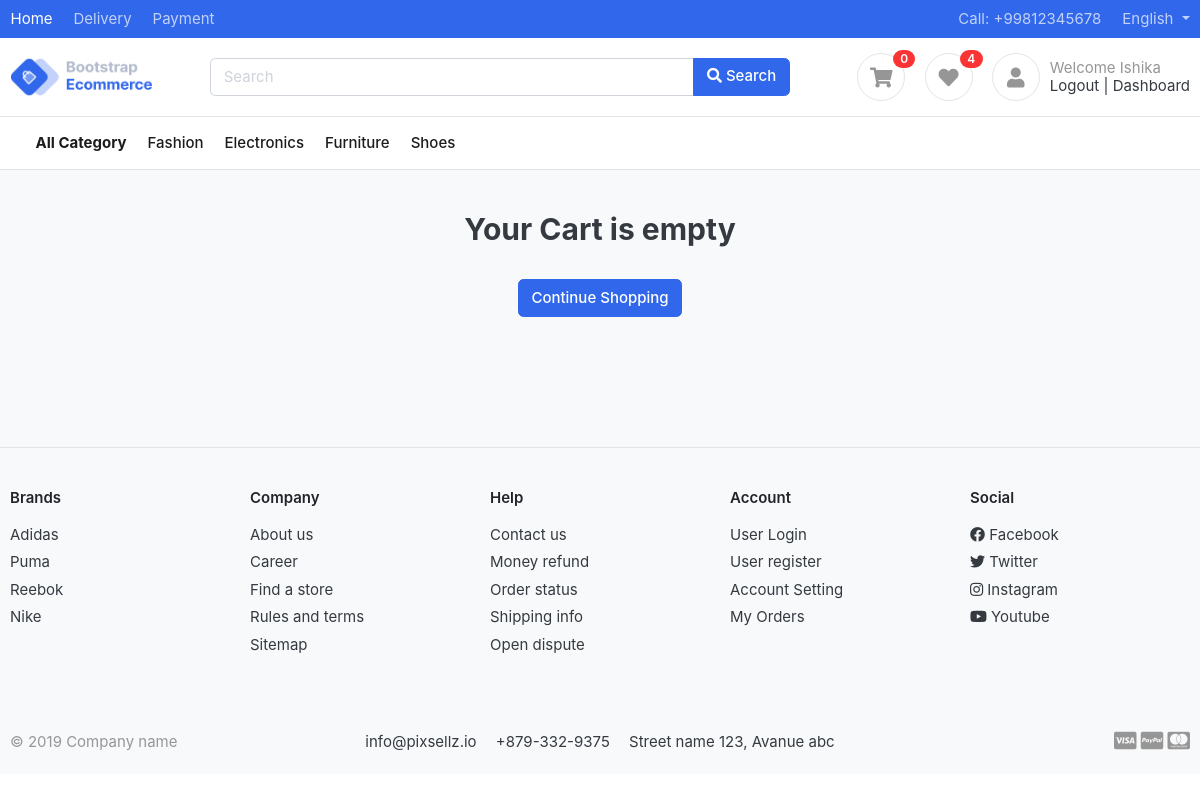
The page /cart/ (signed in) on the database as committed earlier.
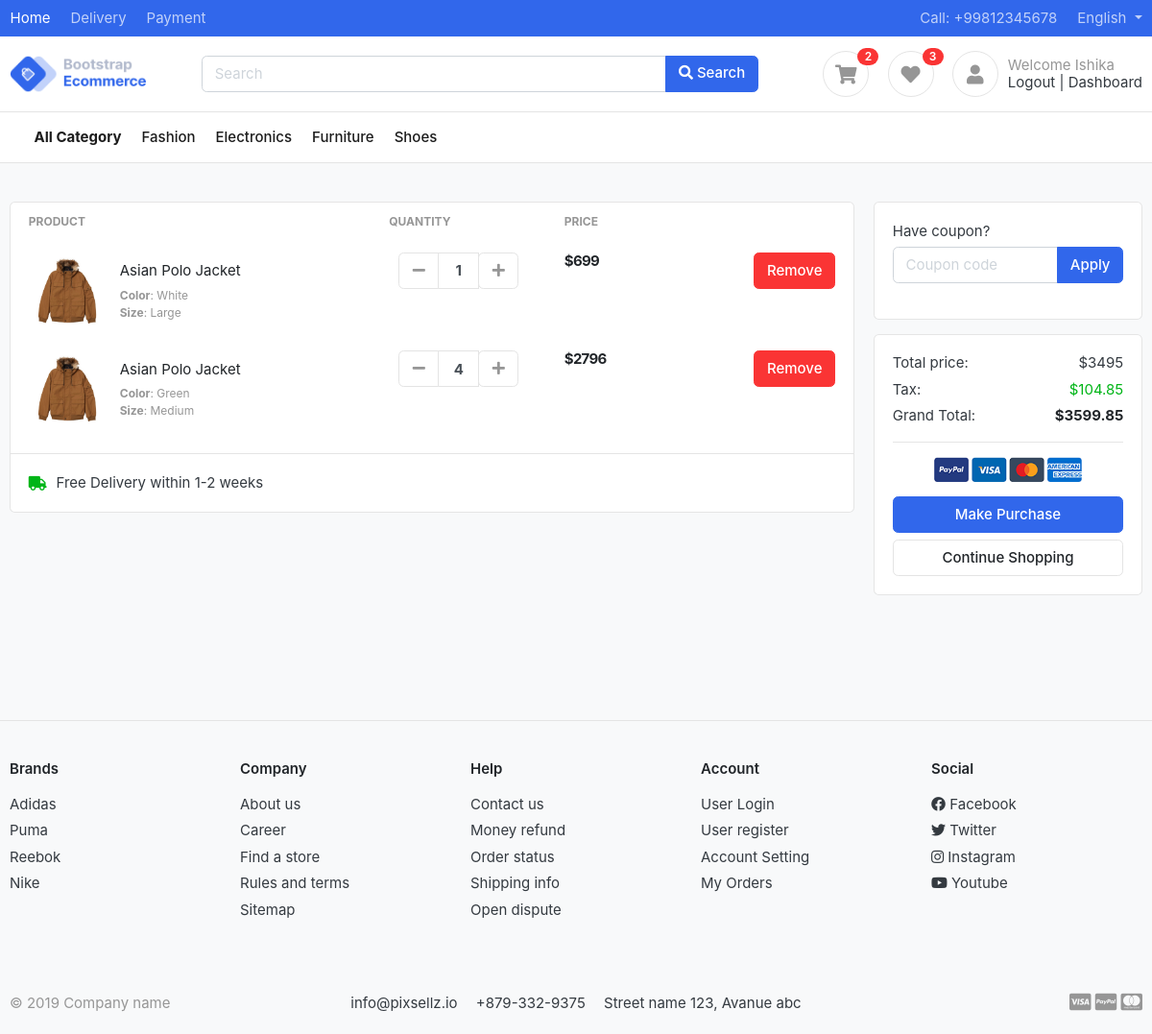
The same page on the database as committed later.
### category/models.py (models this page shows)
class Category(models.Model):
    category_name = models.CharField(max_length=50, unique=True)
    slug = models.SlugField(max_length=100, unique=True)
    description = models.TextField(max_length=255, unique=True)
    category_image = models.ImageField(upload_to='photos/categories', blank=True) # the path where all images will be stored on upload
    date_created = models.DateTimeField(auto_now_add=True)
    class Meta:
        verbose_name = 'category'
        verbose_name_plural = 'categories'
    def get_url(self):
        return reverse('product', args=[self.slug])
    def __str__(self) -> str:
        return self.category_name

### cart/models.py (models this page shows, shortened)
class CartItem(models.Model):
    user = models.ForeignKey(settings.AUTH_USER_MODEL, on_delete=models.CASCADE, null=True)
    product = models.ForeignKey(Product, on_delete=models.CASCADE)
    variation = models.ManyToManyField(Variation, blank=True) # there can be same product with multiple colors and sizes
    cart = models.ForeignKey(Cart, on_delete=models.CASCADE, null=True)
    quantity = models.IntegerField()
    is_active = models.BooleanField(default=True)
    date_created = models.DateTimeField(auto_now_add=True)
    def sub_qty(self):
        return self.product.price * self.quantity

### product/models.py (models this page shows, shortened)
class Product(models.Model):
    product_name = models.CharField(max_length=200, unique=True)
    slug = models.SlugField(max_length=200, unique=True)
    product_description = models.TextField(max_length=500, blank=True)
    price = models.IntegerField()
    product_image = models.ImageField(upload_to='photos/products')
    stock = models.IntegerField()
    is_available = models.BooleanField(default=True)
    is_new = models.BooleanField(default=True)
    category = models.ForeignKey(Category, on_delete=models.CASCADE ) # on deleting the category, the products associated to them will also delete
    brand = models.ForeignKey(Brand, on_delete=models.CASCADE)
    date_created = models.DateTimeField(auto_now_add =True)
    date_modified = models.DateTimeField(auto_now =True)
    def get_url(self):
        return reverse('product_details', args=[self.category.slug, self.slug])

class Variation(models.Model):
    product = models.ForeignKey(Product, on_delete=models.CASCADE)
    variation_category = models.CharField(max_length=100, choices=variation_category_choice) # choices will create dropdown in admin panel
    variation_value = models.CharField(max_length=100)
    is_active = models.BooleanField(default=True)
    date_created = models.DateTimeField(auto_now=True)
    object = VariationManager()

### cart/views.py (the view)
# urls.py: path('cart/', include('cart.urls')),
def cart(request, total=0, quantity=0, tax=0, grandTotal=0):
    try:
        cartItems = ''
        if request.user.is_authenticated:
            cartItems = CartItem.objects.filter(user=request.user)
        else:
            cart = Cart.objects.get(cart_id = get_cart_id(request))
            cartItems = CartItem.objects.filter(cart=cart, is_active=True)
        for cartItem in cartItems:
            total += cartItem.product.price * cartItem.quantity
            quantity += cartItem.quantity
        tax = (3 * total) / 100
        grandTotal = total + tax
    except ObjectDoesNotExist:
        pass
    data = {
        'total': total,
        'quantity': quantity,
        'tax':tax,
        'grandTotal': grandTotal,
        'cartItems': cartItems
    }
    return render(request, 'cart.html', data)

### cart/context_processors.py (called while the page is built)
def get_count_of_items_in_cart(request):
    cart_count = 0
    if 'admin' in request.path:
        return {}
    else:
        try:
            cart = Cart.objects.filter(cart_id = views.get_cart_id(request))
            if request.user.is_authenticated:
                cartitems = CartItem.objects.all().filter(user=request.user)
            else:
                cartitems = CartItem.objects.all().filter(cart=cart[:1])
            for cartitem in cartitems:
                cart_count += 1
        except cart.DoesNotExist:
            cart_count = 0
    return {'cart_count': cart_count
           }

### cart/views.py (called while the page is built)
def get_cart_id(request): # private method
    cart = request.session.session_key
    if not cart:
        cart = request.session.create()
    return cart  # returns the cart id

### category/context_processors.py (called while the page is built)
def menu_links(request):
    links = Category.objects.all()
    print('LINK', dict(links=links))
    return dict(links=links)

### templates/cart.html (shortened to what the changed rows need)
{% extends 'base.html' %}
{% load static %}
{% block content %}
<section class="section-content padding-y bg">
    <div class="container">
        {% if not cartItems %}
        <h2 class="text-center">Your Cart is empty</h2>
        <br>
        <div class="text-center">
            <a href ="{% url 'general_product_page' %}" class="btn btn-primary">Continue Shopping</a>
        </div>
        {% else %}
        <div class="row">
            <aside class="col-lg-9">
                <div class="card">
                    <table class="table table-borderless table-shopping-cart">
                        <thead class="text-muted">
                            <tr class="small text-uppercase">
                                <th scope="col">Product</th>
                                <th scope="col" width="120">Quantity</th>
                                <th scope="col" width="120">Price</th>
                                <th scope="col" class="text-right" width="200"> </th>
                            </tr>
                        </thead>
                        <tbody>
                            {% for cartItem in cartItems %}
                            <tr>
                                <td>
                                    <figure class="itemside align-items-center">
                                        <div class="aside"><img src="{{cartItem.product.product_image.url}}" class="img-sm"></div>
                                        <figcaption class="info">
                                            <a href="{{cartItem.product.get_url}}" class="title text-dark">{{cartItem.product.product_name}}</a>
                                            <p class="text-muted small">
                                                {% if cartItem.variation.all %}
                                                {% for item in cartItem.variation.all %}
                                                <b>{{item.variation_category | capfirst}}</b>: {{item.variation_value | capfirst}}<br>
                                                {% endfor %}
                                                {% endif %}
                                            </p>
                                        </figcaption>
                                    </figure>
                                </td>
                                <td>
                                    <div class="col">
                                        <div class="input-group input-spinner">
                                            <div class="input-group-prepend">
                                            <a href="{% url 'decrement_cart_item' cartItem.product.id cartItem.id %}" class="btn btn-light" type="button" id="button-plus"> <i class="fa fa-minus"></i> </a>
                                            </div>
                                            <input type="text" class="form-control"  value="{{cartItem.quantity}}">
                                            <div class="input-group-append">
                                                <form action="{% url 'add_cart' cartItem.product.id %}" method="POST">
													<button class="btn btn-light" type="submit" id="button-minus"> <i
															class="fa fa-plus"></i> </button>
                                        </form>
                                        </div>
                                        </div>
                                    </div>
                                </td>
                                <td>
                                    <div class="price-wrap">
                                    <var class="price">${{cartItem.sub_qty}}</var>
                                    </div>
                                </td>
                                <td class="text-right">
                                    <a href="{% url 'remove_from_cart' cartItem.product.id cartItem.id %}" onclick="return confirm('Are you sure you want to delete this item?')" class="btn btn-danger"> Remove</a>
                                </td>
                            </tr>
                            {% endfor %}
                        </tbody>
                    </table>
                    <div class="card-body border-top">
                        <p class="icontext"><i class="icon text-success fa fa-truck"></i> Free Delivery within 1-2 weeks
                        </p>
                    </div>
                </div>
            </aside>
            <aside class="col-lg-3">
                <div class="card mb-3">
                    <div class="card-body">
                        <form>
                            <div class="form-group">
                                <label>Have coupon?</label>
                                <div class="input-group">
                                    <input type="text" class="form-control" name="" placeholder="Coupon code">
                                    <span class="input-group-append">
                                        <button class="btn btn-primary">Apply</button>
                                    </span>
                                </div>
                            </div>
                        </form>
                    </div>
                </div>
                <div class="card">
                    <div class="card-body">
                        <dl class="dlist-align">
                            <dt>Total price:</dt>
                            <dd class="text-right">${{total}}</dd>
                        </dl>
                        <dl class="dlist-align">
                            <dt>Tax:</dt>
                            <dd class="text-right text-success">${{tax}}</dd>
                        </dl>
                        <dl class="dlist-align">
                            <dt>Grand Total:</dt>
                            <dd class="text-right text-dark b"><strong>${{grandTotal}}</strong></dd>
                        </dl>
                        <hr>
                        <p class="text-center mb-3">
                            <img src="{% static './images/misc/payments.png' %}" height="26">
                        </p>
                        <a href="{% url 'checkout' %}" class="btn btn-primary btn-block"> Make Purchase </a>
                        <a href="#" class="btn btn-light btn-block">Continue Shopping</a>
                    </div>
                </div>
            </aside>
        </div>
        {% endif %}
        <br><br>
        <br><br>
    </div>
</section>
</body>
</html>
{% endblock %}

### templates/navbar.html (shortened to what the changed rows need)
{% load static %}
<header class="section-header">
    <section class="header-main border-bottom">
        <div class="container">
            <div class="row align-items-center">
                <div class="col-lg-4 col-sm-6 col-12">
                    <div class="widgets-wrap float-lg-right">
                        <div class="widget-header  mr-3">
                            <a href="{% url 'cart' %}" class="icon icon-sm rounded-circle border"><i
                                    class="fa fa-shopping-cart"></i></a>
                            <span class="badge badge-pill badge-danger notify">{{cart_count}}</span>
                        </div>
                        <div class="widget-header  mr-3">
                            <a href="{% url 'wishlist' %}" data-original-title="View Wishlist" class="icon icon-sm rounded-circle border"><i class="fa fa-heart"></i></a>
                            <span class="badge badge-pill badge-danger notify">{{wishlist_count}}</span>
                        </div>
                    </div>
                </div>
            </div>
        </div>
    </section>
</header>
<nav class="navbar navbar-main navbar-expand-lg navbar-light border-bottom">
    <div class="container">
        <div class="collapse navbar-collapse" id="main_nav">
            <ul class="navbar-nav">
                {% for category in links %}
                <li class="nav-item">
                    <a class="nav-link" href="{{category.get_url}}">{{category.category_name}} </a>
                </li>
                {% endfor %}
            </ul>
        </div>
    </div>
</nav>

Rows that differ between the two databases and show on the page:
added CartItem: product.product_image (picture), product.product_name "Asian Polo Jacket", quantity "1", sub_qty "699"
now on this page (row unchanged): Variation: variation_category "Color", variation_value "White", shown under "Asian Polo Jacket"
now on this page (row unchanged): Variation: variation_category "Size", variation_value "Large", shown under "Asian Polo Jacket"
added CartItem: product.product_image (picture), product.product_name "Asian Polo Jacket", quantity "4", sub_qty "2796"
now on this page (row unchanged): Variation: variation_category "Color", variation_value "Green", shown under "Asian Polo Jacket"
now on this page (row unchanged): Variation: variation_category "Size", variation_value "Medium", shown under "Asian Polo Jacket"
Other text that changed with them:
{{ cart_count }}: "0" → "2"
{{ wishlist_count }}: "4" → "3"
{{ total }}: (not shown) → "3495"
{{ tax }}: (not shown) → "104.85"
{{ grandTotal }}: (not shown) → "3599.85"
text no longer shown: "Your Cart is empty"
text now shown: "PRODUCT QUANTITY PRICE Free Delivery within 1-2 weeks Have coupon? Apply Total price: $ Tax: $ Grand Total: $ Make Purchase"
